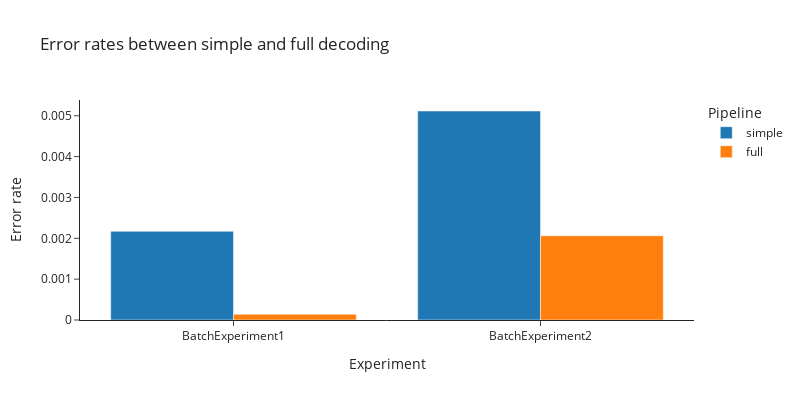

Notebook cell for this chart:
### Markdown cell above
# Overall error rate and dropout

compares the overall error rates between simple and full decoding, can only be plotted when both decoding types were performed

### Code cell
df = []
for decoding in ['simple', 'full']:
    idf = pd.read_csv(f'{path}errorperseq_batch_decode_{decoding}.txt', sep=',', names=['Experiment', 'Error rate'])
    idf['group'] = decoding
    df.append(idf)
df = pd.concat(df, ignore_index=True)
df['Error rate'] = df['Error rate'] / sequence_length

px.bar(
    df,
    x='Experiment',
    y='Error rate',
    color='group',
    title='Error rates between simple and full decoding',
    labels={'group': 'Pipeline'},
    template='simple_white',
    width=800,
    height=400,
).update_layout(barmode='group')

### Figure 1 — Plotly figure (JSON) as saved in the notebook; plotly's stock layout.template omitted (floating-point values rounded to 4 significant figures)
{"data": [{"alignmentgroup": "True", "hovertemplate": "Pipeline=simple<br>Experiment=%{x}<br>Error rate=%{y}<extra></extra>", "legendgroup": "simple", "marker": {"color": "#1F77B4", "pattern": {"shape": ""}}, "name": "simple", "offsetgroup": "simple", "orientation": "v", "showlegend": true, "textposition": "auto", "type": "bar", "x": ["BatchExperiment1", "BatchExperiment2"], "xaxis": "x", "y": [0.002172, 0.005117], "yaxis": "y"}, {"alignmentgroup": "True", "hovertemplate": "Pipeline=full<br>Experiment=%{x}<br>Error rate=%{y}<extra></extra>", "legendgroup": "full", "marker": {"color": "#FF7F0E", "pattern": {"shape": ""}}, "name": "full", "offsetgroup": "full", "orientation": "v", "showlegend": true, "textposition": "auto", "type": "bar", "x": ["BatchExperiment1", "BatchExperiment2"], "xaxis": "x", "y": [0.0001392, 0.002063], "yaxis": "y"}], "layout": {"barmode": "group", "height": 400, "legend": {"title": {"text": "Pipeline"}, "tracegroupgap": 0}, "title": {"text": "Error rates between simple and full decoding"}, "width": 800, "xaxis": {"anchor": "y", "domain": [0, 1], "title": {"text": "Experiment"}}, "yaxis": {"anchor": "x", "domain": [0, 1], "title": {"text": "Error rate"}}}}
